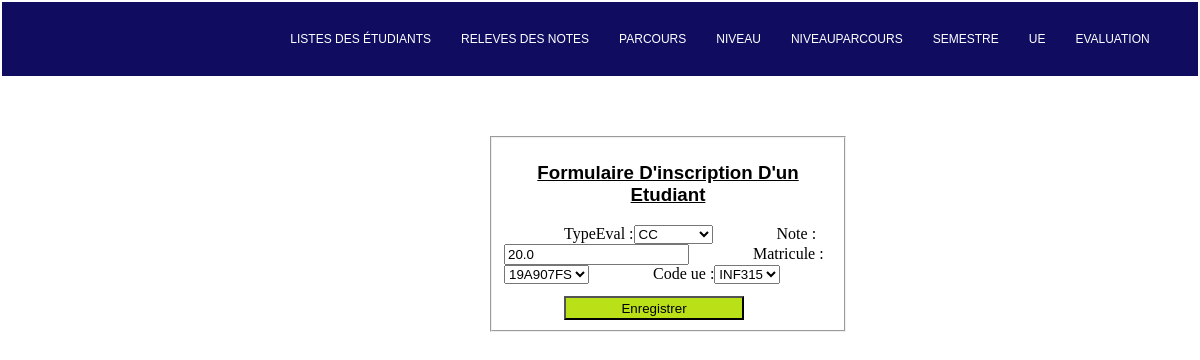
Page /eval/modifier_eval/2/ on the committed database.
### eval/models.py (models this page shows, shortened)
class EvalModel(models.Model):
    choix = (
        ('CC','CC'),
        ('TP','TP'),
        ('TPE','TPE'),
        ('EXAMEN','EXAMEN')
    )
    typeEval = models.CharField(max_length = 200,choices=choix)
    note = models.FloatField()
    matricule = models.ForeignKey(EtudiantModel,on_delete=models.CASCADE)
    code_ue = models.ForeignKey(UeModel,on_delete=models.CASCADE)

### etudiant/models.py (models this page shows)
class EtudiantModel(models.Model):
    matricule = models.CharField(max_length = 112,null=True)
    nom = models.CharField(max_length = 200,null=True)
    prenom = models.CharField(max_length = 200,null=True)
    date_naissance = models.DateField(auto_now_add = False)
    lieu_naissance = models.CharField(max_length = 200,null=True)
    nationnalite = models.CharField(max_length = 200,null=True)
    code_p_n = models.ForeignKey(ParcoursNiveauModel, on_delete=models.CASCADE)
    choix=(
        ('M','Masculin'),
        ('F','Feminin'),
    )
    sexe = models.CharField(max_length=1,choices=choix)
    class Meta:
        ordering = ['nom']
    def __str__(self):
        return self.matricule

### eval/views.py (the view)
# urls.py: path('modifier_eval/<str:pk>/',modifier_eval,name='modifier_eval'),
def modifier_eval(request,pk):
    data = EvalModel.objects.get(id=pk)
    form = EvalForm(instance = data)
    if request.method == 'POST':
        form = EvalForm(request.POST,instance = data)
        if form.is_valid():
            form.save()
            return redirect('home_eval')
    context = {
        'form':form,
    }
    return render(request,'ajout_eval.html',context)

### eval/forms.py
class EvalForm(forms.ModelForm):
    class Meta:
        model = EvalModel
        fields = '__all__'

### ue/models.py (called while the page is built)
    def __str__(self):
        return self.code

### eval/templates/ajout_eval.html (shortened to what this page needs)
{% extends 'base.html' %}  {% block content %}
<form action="" method="post">
    <fieldset>
        <h3>Formulaire d'inscription d'un etudiant</h3>
        {{form}}
        <input type="submit" id="submit" value="Enregistrer">
    </fieldset>
</form>
{% endblock %}

### eval/templates/ajout_eval.html (style rules this page uses)
form { margin: 0; width: 30vw; padding-left: 40vw; padding-top: 5vw; }
h3 { font-family: Arial, Helvetica, sans-serif; font-weight: bold; text-align: center; text-transform: capitalize; text-decoration: underline; }
#submit { margin: 1vw 0 0 5vw; width: 15vw; height: 2vw; background-color: #BAE118; }
label { margin-left: 5vw; }

### rows in the picture
EvalModel: typeEval "CC", note "20.0", code_ue "INF315"
EtudiantModel: matricule "19A907FS"
